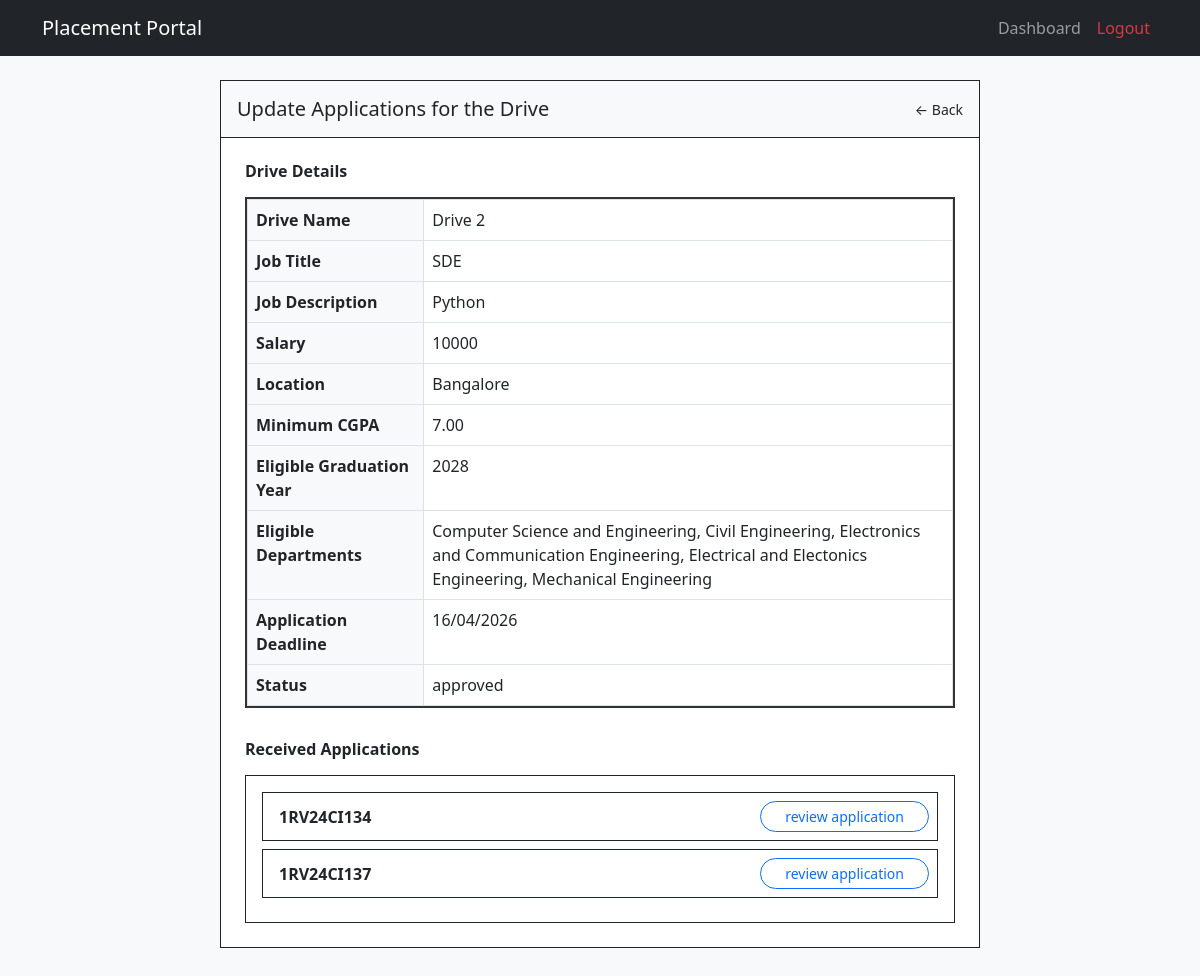
The page /company/drive/fetch_applications/3 (signed in) on the database its author committed.
### models.py (models this page shows, shortened)
class PlacementDrive(db.Model):
    __tablename__ = 'placement_drive'
    id = db.Column(db.Integer, primary_key=True, autoincrement=True)
    name = db.Column(db.String(255), nullable=False)
    comp_id = db.Column(db.Integer, db.ForeignKey('company.company_id'), nullable=False)
    job_title = db.Column(db.String(255), nullable=False)
    job_desc = db.Column(db.String(255), nullable=False)
    min_cgpa = db.Column(db.Numeric(4, 2))
    eligible_grad_yr = db.Column(db.Integer)
    salary = db.Column(db.Integer)
    location = db.Column(db.String(255))
    deadline = db.Column(db.DateTime, nullable=False)
    status = db.Column(db.String(50), nullable=False, default='Pending') #Pending/Approved/Rejected/Closed
    remarks = db.Column(db.String(255))
    created_at = db.Column(db.DateTime, nullable=False, default=datetime.now)
    updated_at = db.Column(db.DateTime, default=datetime.now, onupdate=datetime.now)
    applications = db.relationship('Application', backref='drive')
    eligible_departments = db.relationship('EligibleDepartments', backref='placement_drive', cascade='all, delete-orphan')

class EligibleDepartments(db.Model):
    __tablename__ = 'eligible_departments'
    drive_id = db.Column(db.Integer, db.ForeignKey('placement_drive.id'), primary_key=True)
    dept_id = db.Column(db.String(10), db.ForeignKey('departments.dept_id'), primary_key=True)

class Department(db.Model):
    __tablename__ = 'departments'
    dept_id = db.Column(db.String(10), primary_key=True)
    dept_name = db.Column(db.String(100), unique=True, nullable=False)
    students = db.relationship('Student', backref='department')
    eligible_departments = db.relationship('EligibleDepartments', backref='department')

class Application(db.Model):
    __tablename__ = 'application'
    id = db.Column(db.Integer, primary_key=True, autoincrement=True)
    student_roll = db.Column(db.String(50), db.ForeignKey('student.roll_no'), nullable=False)
    drive_id = db.Column(db.Integer, db.ForeignKey('placement_drive.id'), nullable=False)
    application_status = db.Column(db.String(20), default='applied')
    applied_on = db.Column(db.DateTime, default=datetime.now)
    updated_at = db.Column(db.DateTime, default=datetime.now, onupdate=datetime.now)
    remarks = db.Column(db.String(255))
    __table_args__ = (
        db.UniqueConstraint('student_roll', 'drive_id', name='unique_student_drive'),
    )

### app.py (the view)
@app.route('/company/drive/<string:action>/<int:drive_id>') #Take action on a drive
@login_required
def company_drive_action(action, drive_id):
    if not current_user.is_authenticated or not current_user.get_id().startswith('company_'):
        return "Unauthorized Access : Not a Company ", 403
    drive = PlacementDrive.query.filter_by(id=drive_id).first()
    if not drive:
        flash('Drive not found', 'danger')
        return redirect(url_for('company_dashboard'))
    if drive.comp_id != current_user.company_id:
        return "Unauthorized Access : Invalid Drive Owner ", 403
    if action == 'close':
        drive.status = 'Closed'
        db.session.commit()
        flash(f'{drive.name} Drive closed successfully!', 'success')
        return redirect(url_for('company_dashboard'))
    if action == 'fetch_applications':
        applications = Application.query.filter_by(drive_id=drive_id).all()
        return render_template('company_drive_applications.html', drive=drive, applications=applications)

### app.py (called while the page is built)
@login_manager.user_loader #Run this fn everytime the user clicks a new page
def load_user(user_id):
    try:
        role, uid = user_id.split('_', 1)
        if role == 'admin':
            return db.session.get(Admin, int(uid))
        elif role == 'student':
            return db.session.get(Student, uid)
        elif role == 'company':
            return db.session.get(Company, int(uid))
    except Exception as e:
        return None
    return None

### models.py (called while the page is built)
    def get_id(self):
        return f"company_{self.company_id}"

### templates/company_drive_applications.html
{% extends "base.html" %}
{% block content %}
<div class="row justify-content-center mt-4 mb-5">
    <div class="col-lg-8 border border-dark p-0 bg-white">
        <div class="d-flex justify-content-between align-items-center p-3 border-bottom border-dark bg-light">
            <h5 class="mb-0">Update Applications for the Drive</h5>
            <div class="small">
                <a href="{{ url_for('company_dashboard') }}" class="text-decoration-none text-dark">&larr; Back</a>
            </div>
        </div>
        <div class="p-4">
            <h6 class="mb-3 fw-bold">Drive Details</h6>
            <div style="border: 2px solid #333; margin-bottom: 2rem;">
                <table class="table table-bordered mb-0">
                    <tbody>
                        <tr>
                            <th class="w-25 bg-light">Drive Name</th>
                            <td>{{ drive.name }}</td>
                        </tr>
                        <tr>
                            <th class="bg-light">Job Title</th>
                            <td>{{ drive.job_title }}</td>
                        </tr>
                        <tr>
                            <th class="bg-light">Job Description</th>
                            <td>{{ drive.job_desc }}</td>
                        </tr>
                        <tr>
                            <th class="bg-light">Salary</th>
                            <td>{{ drive.salary if drive.salary else 'N/A' }}</td>
                        </tr>
                        <tr>
                            <th class="bg-light">Location</th>
                            <td>{{ drive.location if drive.location else 'N/A' }}</td>
                        </tr>
                        <tr>
                            <th class="bg-light">Minimum CGPA</th>
                            <td>{{ drive.min_cgpa if drive.min_cgpa else 'N/A' }}</td>
                        </tr>
                        <tr>
                            <th class="bg-light">Eligible Graduation Year</th>
                            <td>{{ drive.eligible_grad_yr if drive.eligible_grad_yr else 'N/A' }}</td>
                        </tr>
                        <tr>
                            <th class="bg-light">Eligible Departments</th>
                            <td>
                                {% if drive.eligible_departments %}
                                    {% for item in drive.eligible_departments %}
                                        {{ item.department.dept_name }}{% if not loop.last %}, {% endif %}
                                    {% endfor %}
                                {% else %}
                                    N/A
                                {% endif %}
                            </td>
                        </tr>
                        <tr>
                            <th class="bg-light">Application Deadline</th>
                            <td>{{ drive.deadline.strftime('%d/%m/%Y') if drive.deadline else 'N/A' }}</td>
                        </tr>
                        <tr>
                            <th class="bg-light">Status</th>
                            <td>
                                {% if drive.status == 'Pending' %}
                                    <span class="badge  text-dark">Pending Admin Approval</span>
                                {% elif drive.status == 'Active' %}
                                    <span class="badge ">Active</span>
                                {% elif drive.status == 'Closed' %}
                                    <span class="badge ">Closed</span>
                                {% else %}
                                    {{ drive.status }}
                                {% endif %}
                            </td>
                        </tr>
                    </tbody>
                </table>
            </div>
            <h6 class="mb-3 fw-bold">Received Applications</h6>
            <div class="border border-dark p-3">
                {% for app in applications %}
                <div class="d-flex justify-content-between align-items-center border border-dark p-2 mb-2">
                    <span class="ms-2 fw-bold">{{ app.student_roll }}</span>
                    <a href="{{ url_for('company_application_action', app_id=app.id, action='review') }}" class="btn btn-sm btn-outline-primary rounded-pill px-4">review application</a>
                </div>
                {% else %}
                <p class="text-muted ms-2 mb-0">No students have applied to this drive yet.</p>
                {% endfor %}
            </div>
        </div>
    </div>
</div>
{% endblock %}

### templates/base.html (style rules this page uses)
body { background-color: #f8f9fa; }

### rows shown on the page
PlacementDrive: name "Drive 2", job_title "SDE", job_desc "Python", salary "10000", location "Bangalore", min_cgpa "7.00", eligible_grad_yr "2028", deadline "16/04/2026", status "approved"
EligibleDepartments: department.dept_name "Computer Science and Engineering"
EligibleDepartments: department.dept_name "Civil Engineering"
EligibleDepartments: department.dept_name "Electronics and Communication Engineering"
EligibleDepartments: department.dept_name "Electrical and Electonics Engineering"
EligibleDepartments: department.dept_name "Mechanical Engineering"
Application: student_roll "1RV24CI134"
Application: student_roll "1RV24CI137"
